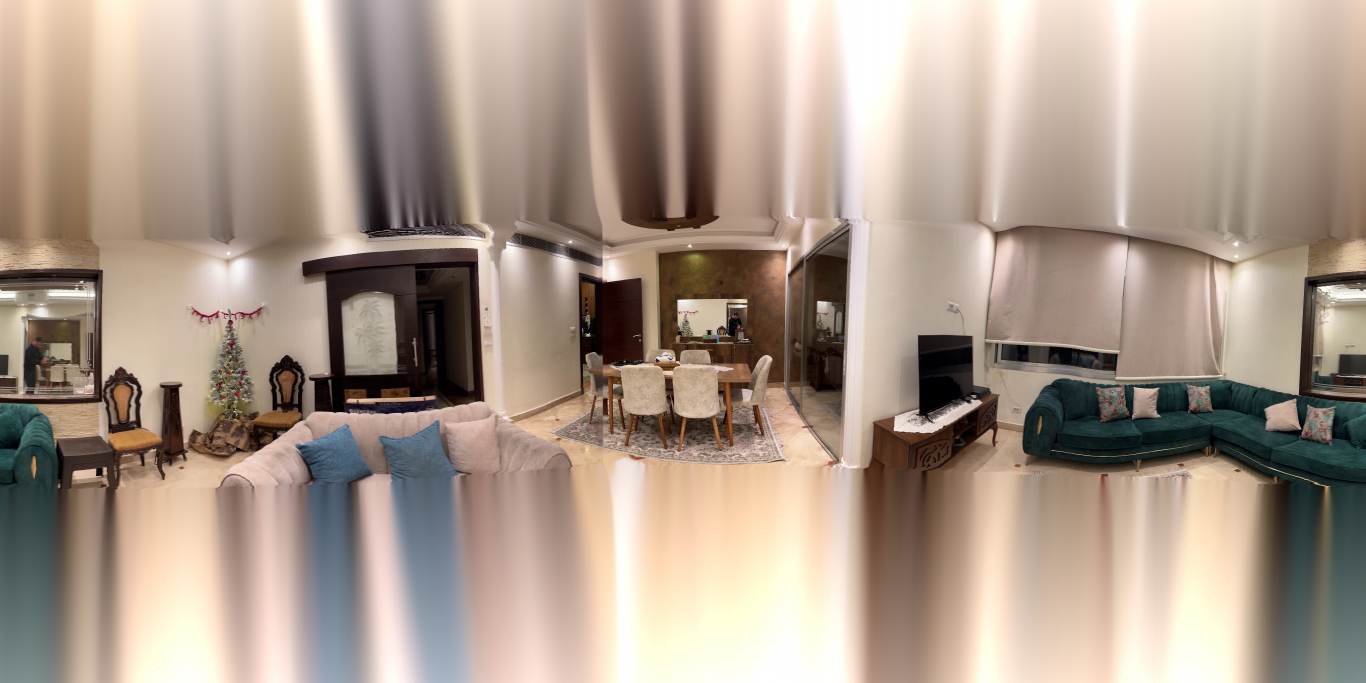
#> input picture showcase/panorama.jpg, 4096 x 2048 px (shown at 1/3 size)
$ python -i features.py   (imports and definitions only)
#> lines starting #> are read from the running program, lines starting #| are printed output that depends on the picture
"""
Feature extraction and matching module using ORB.

Uses:
- ORB features for detection and description
- BFMatcher with Hamming distance
- kNN matching with Lowe's ratio test
- RANSAC for robust homography estimation
"""

import logging
from dataclasses import dataclass
from pathlib import Path
from typing import List, Optional, Tuple

import cv2
import numpy as np

from .config import MatchingConfig

logger = logging.getLogger(__name__)


@dataclass
class MatchResult:
    """Result of feature matching between two images."""
    src_idx: int  # Source image index
    dst_idx: int  # Destination image index
    homography: Optional[np.ndarray]  # 3x3 homography matrix (if successful)
    inliers: int  # Number of RANSAC inliers
    total_matches: int  # Total matches after ratio test
    success: bool  # Whether matching was successful
    src_points: Optional[np.ndarray] = None  # Source keypoints for inliers
    dst_points: Optional[np.ndarray] = None  # Destination keypoints for inliers
    inlier_mask: Optional[np.ndarray] = None  # RANSAC inlier mask


# [16 lines left out: function apply_clahe, not called in this run]


def extract_orb_features(
    image: np.ndarray,
    nfeatures: int = 3000,
    use_clahe: bool = False
) -> Tuple[List[cv2.KeyPoint], np.ndarray]:
    """
    Extract ORB features from an image.

    Args:
        image: Input BGR image.
        nfeatures: Number of features to detect.
        use_clahe: Whether to apply CLAHE before detection.

    Returns:
        Tuple of (keypoints, descriptors).
    """
    # Convert to grayscale
    if len(image.shape) == 3:
        if use_clahe:
            gray = apply_clahe(image)
        else:
            gray = cv2.cvtColor(image, cv2.COLOR_BGR2GRAY)
    else:
        gray = image

    # Create ORB detector with specified settings
    orb = cv2.ORB_create(
        nfeatures=nfeatures,
        scaleFactor=1.2,
        nlevels=8,
        edgeThreshold=31,
        firstLevel=0,
        WTA_K=2,
        scoreType=cv2.ORB_HARRIS_SCORE,
        patchSize=31,
        fastThreshold=20
    )

    # Detect and compute
    keypoints, descriptors = orb.detectAndCompute(gray, None)

    if descriptors is None:
        return [], np.array([])

    return keypoints, descriptors


# [443 lines left out: functions match_features_knn, find_homography_ransac, match_image_pair, interpolate_homography, match_sequential_pairs, draw_matches_visualization and 2 more, not called in this run]

>>> import cv2
>>> picture = cv2.imread('../showcase/panorama.jpg')
#> picture is the input picture: shape (2048, 4096, 3); mean B, G, R 139.8, 153.7, 171
>>> result = extract_orb_features(picture)
#> in extract_orb_features, `gray = cv2.cvtColor(image, cv2.COLOR_BGR2GRAY)`:
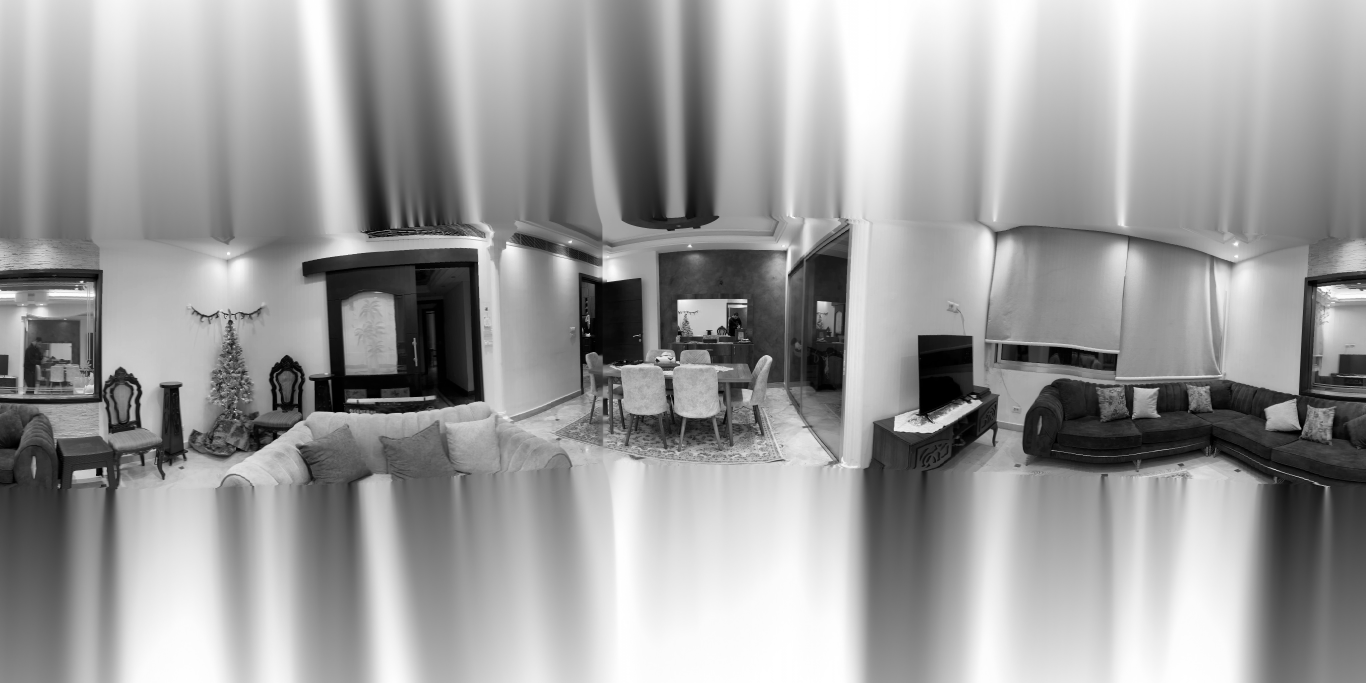
#> gray: shape (2048, 4096) (shown at 1/3 size); min 0, max 255, mean 157.3
#> in extract_orb_features, `keypoints, descriptors = orb.detectAndCompute(gray, None)`: keypoints = 3000 keypoints; strongest (x, y, size): (674, 946, 31), (1768, 1001, 31), (1970, 1076, 31), (706, 1228, 31)
